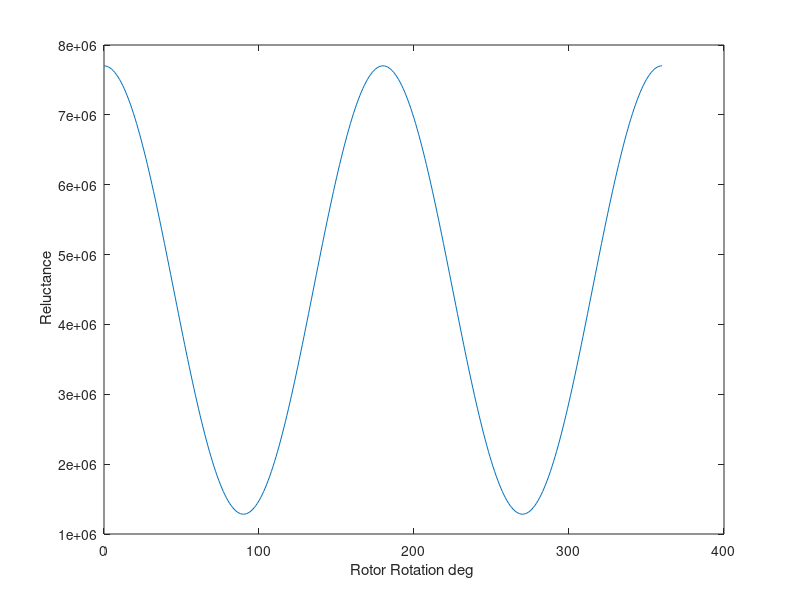
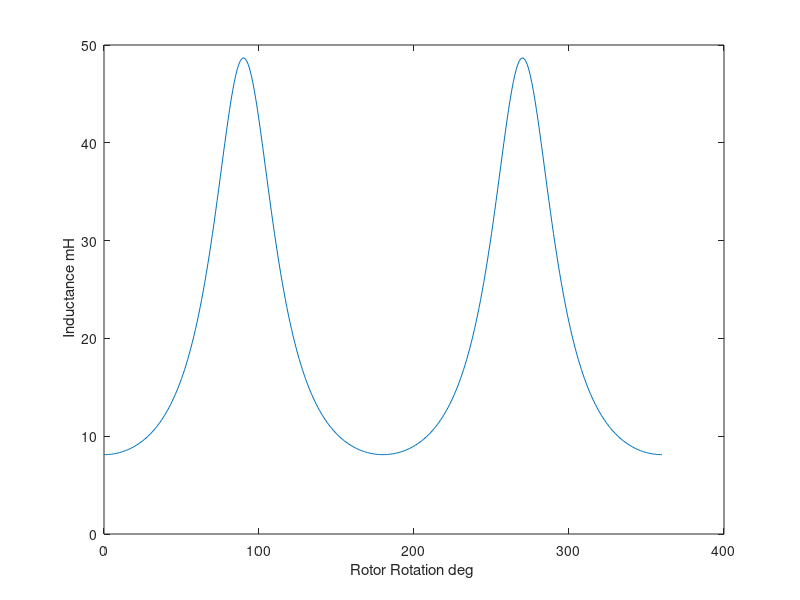
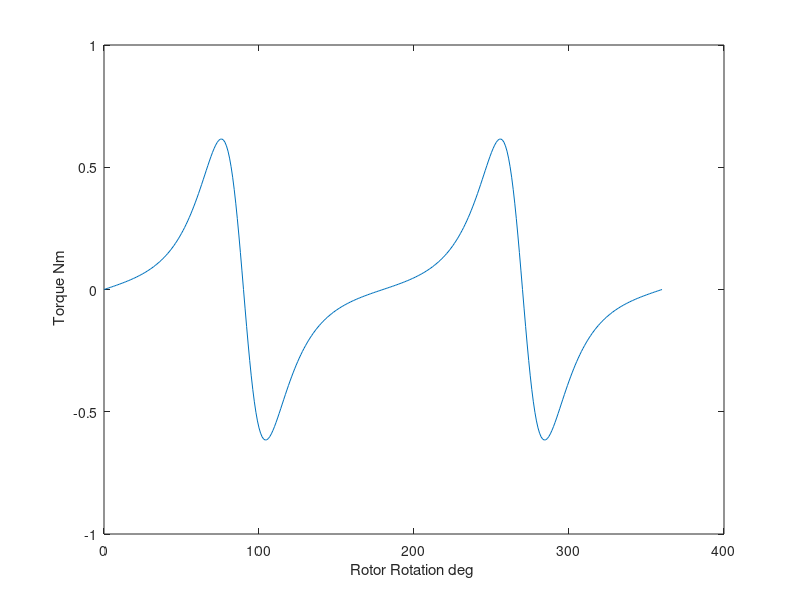

Here is the MATLAB script that generated these plots, in order:
Lstack =20e-3;
Airgap_min = 0.5e-3;
Airgap_max = 2.5e-3;
u0 = pi*4e-7;
I_dc = 3 ; 
Nseries = 250; % number of turns
Stator_Pole_arc = 74*pi/180; % 74 degree is the arc of the staor pole facing rotor
% Stator_Pole_arc = 67.5*pi/180;
% there are two airgaps Upper one I call Airgap1 and lower one Airgap2

% when rotor position is 90 deg minimum reluctance is achieved 

Rmin =  Airgap_min/(u0*12e-3*Stator_Pole_arc*Lstack);
% when rotor position is 0 deg maximum reluctance is achieved
Rmax = Airgap_max/(u0*10e-3*Stator_Pole_arc*Lstack); 

theta = 0:360;
% I consider a sinusoidal variatoin for the reluctance
% there are two airgap, here I just calculated the torque for airgap1 and
% at the end we multiply the torque by 2 to 
R_airgap = (Rmax+Rmin)/2+(Rmax-Rmin)*cosd(2*theta)/2;

L = Nseries^2./R_airgap;
% drivative of the inductance L has been taken by hand and below is the
% resutltant dl/dtheta
DL_Dtheta = -1*(Nseries^2)*((Rmax-Rmin)/2*(-2*sind(2*theta)))./(R_airgap.^2);

Torque = 2*(I_dc^2*DL_Dtheta)/2;

figure
plot(theta,R_airgap)
xlabel('Rotor Rotation deg ');
ylabel(' Reluctance');
figure
plot(theta,L*1000)
xlabel('Rotor Rotation deg ');
ylabel(' Inductance mH');
figure
plot(theta,Torque)
xlabel('Rotor Rotation deg ');
ylabel(' Torque Nm');

